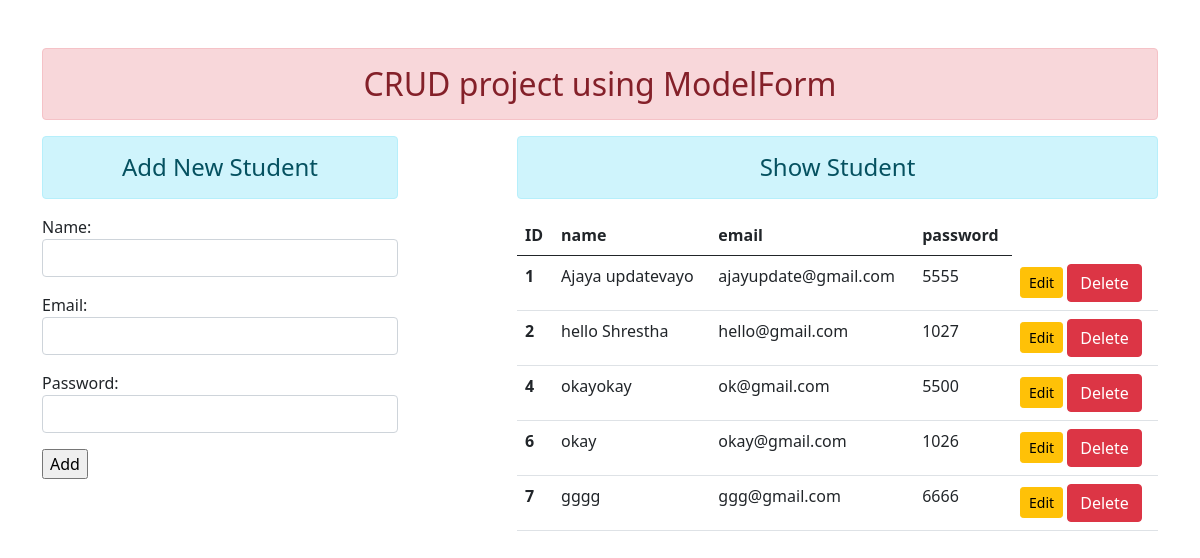
The page / on the database its author committed.
### enroll/models.py (models this page shows)
class user(models.Model):
    name = models.CharField(max_length=100)
    email = models.EmailField(max_length=100)
    password = models.CharField(max_length=100)

### enroll/views.py (the view)
# urls.py: path('',views.addshow,name="addandshow"),
def addshow(request):
    if request.method=='POST':
        fm = studentreg(request.POST)
        if fm.is_valid():
            nm = fm.cleaned_data['name']
            em = fm.cleaned_data['email']
            pw = fm.cleaned_data['password']
            reg = user(name=nm,email=em,password=pw)
            reg.save()
            fm = studentreg()
    else:
        fm = studentreg()
    stud = user.objects.all()
    return render(request,'enroll/addandshow.html',{'form':fm,'std':stud})

### enroll/forms.py
class studentreg(forms.ModelForm):
    class Meta:
        model = user
        fields=['name','email','password']
        widgets={
            'name': forms.TextInput(attrs={'class':'form-control'}),
            'email': forms.EmailInput(attrs={'class':'form-control'}),
            'password': forms.PasswordInput(render_value=True,attrs={'class':'form-control'})
        }

### enroll/templates/enroll/addandshow.html (shortened to what this page needs)
{% extends 'enroll/base.html' %}
{% block content%}
<div class="row">
    <div class="col-sm-4">
        <h4 class="text-center alert alert-info"> Add New Student</h4>
      <form action="" method="POST">
    {{form.as_p}}
    <input type="submit" value="Add">
      </form>
    </div>
    <div class="col-sm-7 offset-1">
        <h4 class="text-center alert alert-info">Show Student</h4>
        {% if std %}
                <table class="table">
                    <thead>
                    <tr>
                        <th scope="col">ID</th>
                        <th scope="col">name</th>
                        <th scope="col">email</th>
                        <th scope="col">password</th>
                    </tr>
                    </thead>
                    <tbody>
                        {% for st in std %}
                            <tr>
                                <th scope="row">{{st.id}}</th>
                                <td>{{st.name}}</td>
                                <td>{{st.email}}</td>
                                <td>{{st.password}}</td>
                                <td>
                                    <a href="{% url 'updatedata' st.id %}" class="btn btn-warning btn-sm">Edit</a>
                                    <form action="{% url 'deletedata' st.id %}" method="post" class="d-inline">
                                       <input type="submit" class="btn btn-danger" value="Delete">
                                   </form>
                                </td>
                            </tr>
                        {% endfor %}
                    </tbody>
                </table>
        {% else %}
         <h4 class="text-center alert alert-warning">Show Student</h4>
        {% endif %}
    </div>
</div>
{% endblock content%}

### enroll/templates/enroll/base.html (shortened to what this page needs)
<!DOCTYPE html>
{% load static %}
<html lang="en">
 <link rel="stylesheet" href="{% static 'enroll/css/bootstrap.css' %}">
</head>
<body>
    <div class="container mt-5">
        <h2 class="text-center alert alert-danger">
            CRUD project using ModelForm
        </h2>
        {% block content%}
        {% endblock content%}
    </div>
</body>
</html>

### rows shown on the page
user: id "1", name "Ajaya updatevayo", email "ajayupdate@gmail.com", password "5555"
user: id "2", name "hello Shrestha", email "hello@gmail.com", password "1027"
user: id "4", name "okayokay", email "ok@gmail.com", password "5500"
user: id "6", name "okay", email "okay@gmail.com", password "1026"
user: id "7", name "gggg", email "ggg@gmail.com", password "6666"
